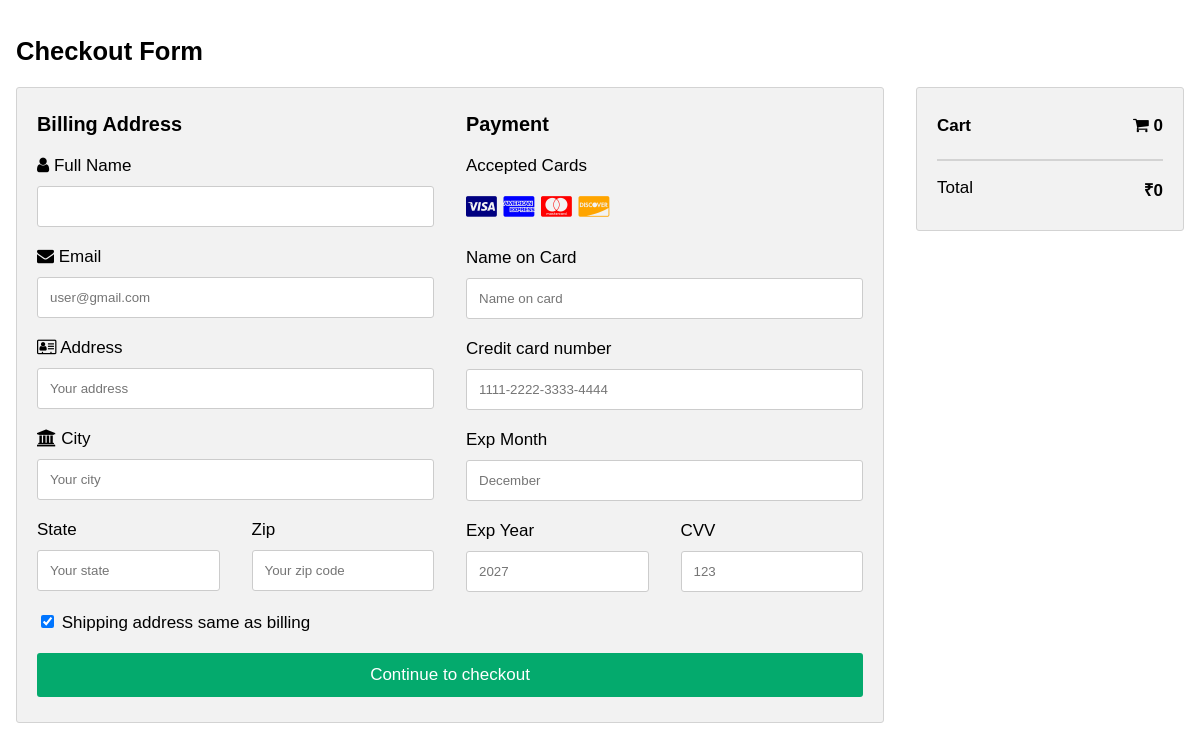
Page /payment/ (signed in) on the earlier database version.
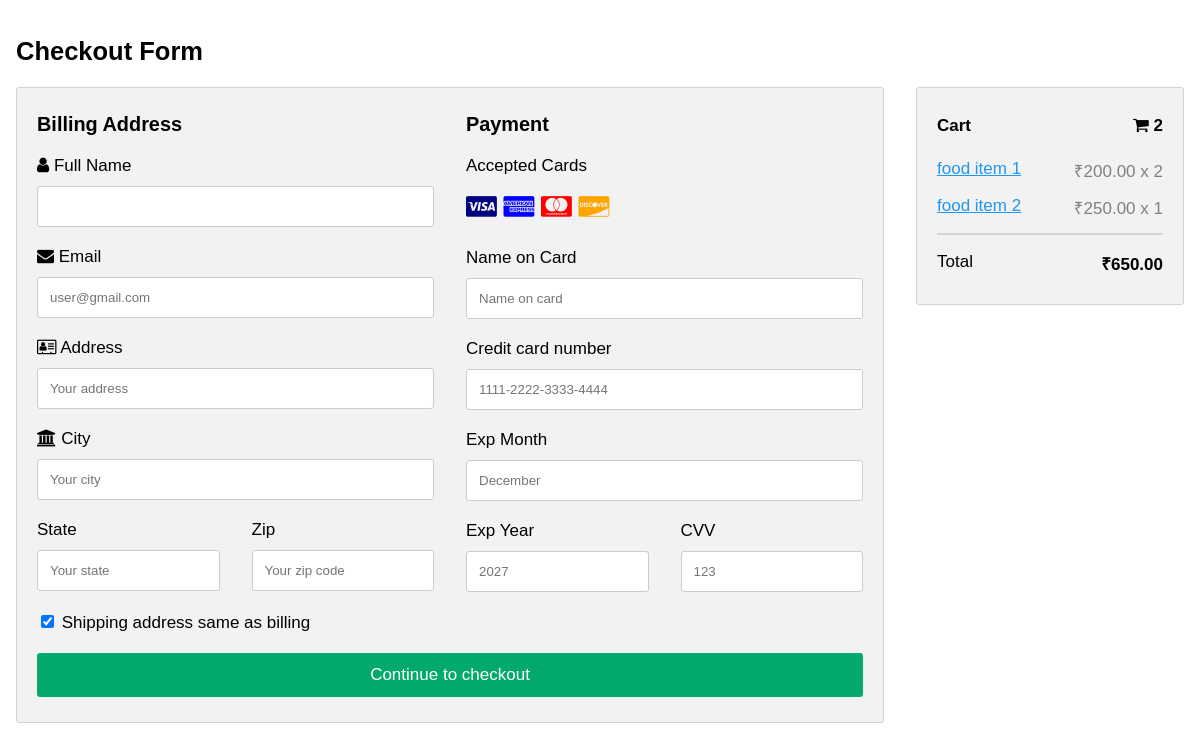
Same page on the later database version.
### customer/models.py (models this page shows, shortened)
class CartItem(models.Model):
    cart = models.ForeignKey(Cart, related_name='items', on_delete=models.CASCADE, default=1)  # Assuming default cart ID 1 exists
    food_item = models.ForeignKey(FoodItem, on_delete=models.CASCADE)
    quantity = models.PositiveIntegerField(default=1)
    def get_total_price(self):
        return self.food_item.price * self.quantity

### restuarant/models.py (models this page shows, shortened)
class FoodItem(models.Model):
    name = models.CharField(max_length=100)
    description = models.TextField()
    price = models.DecimalField(max_digits=10, decimal_places=2)
    restaurant = models.ForeignKey(Restaurant, related_name='food_items', on_delete=models.CASCADE)

### customer/views.py (the view)
# urls.py: path('payment/', views.payment, name='payment'),
@login_required
def payment(request):
    cart, created = Cart.objects.get_or_create(user=request.user, is_active=True)
    cart_items = cart.items.all()
    total_price = sum(item.get_total_price() for item in cart_items)
    return render(request, 'user/payment.html', {
        'cart_items': cart_items,
        'total_price': total_price,
        'user': request.user,
    })

### customer/templates/user/payment.html (shortened to what this page needs)
{% load static %}
<!DOCTYPE html>
<html lang="en">
<head>
<link rel="stylesheet" href="https://cdnjs.cloudflare.com/ajax/libs/font-awesome/4.7.0/css/font-awesome.min.css">
<link rel="stylesheet" href="{% static 'css/payment.css' %}">
</head>
<body>
<h2>Checkout Form</h2>
<div class="row">
  <div class="col-75">
    <div class="container">
      <form action="{% url 'successful_payment' %}" method="POST">
        <div class="row">
          <div class="col-50">
            <h3>Billing Address</h3>
            <label for="fname"><i class="fa fa-user"></i> Full Name</label>
            <input type="text" id="fname" name="firstname" placeholder="{{ user.get_full_name }}" required>
            <label for="email"><i class="fa fa-envelope"></i> Email</label>
            <input type="email" id="email" name="email" placeholder="{{ user.email }}" required>
            <label for="adr"><i class="fa fa-address-card-o"></i> Address</label>
            <input type="text" id="adr" name="address" placeholder="Your address" required>
            <label for="city"><i class="fa fa-institution"></i> City</label>
            <input type="text" id="city" name="city" placeholder="Your city" required>
            <div class="row">
              <div class="col-50">
                <label for="state">State</label>
                <input type="text" id="state" name="state" placeholder="Your state" required>
              </div>
              <div class="col-50">
                <label for="zip">Zip</label>
                <input type="text" id="zip" name="zip" placeholder="Your zip code" required>
              </div>
            </div>
          </div>
          <div class="col-50">
            <h3>Payment</h3>
            <label for="fname">Accepted Cards</label>
            <div class="icon-container">
              <i class="fa fa-cc-visa" style="color:navy;"></i>
              <i class="fa fa-cc-amex" style="color:blue;"></i>
              <i class="fa fa-cc-mastercard" style="color:red;"></i>
              <i class="fa fa-cc-discover" style="color:orange;"></i>
            </div>
            <label for="cname">Name on Card</label>
            <input type="text" id="cname" name="cardname" placeholder="Name on card" required>
            <label for="ccnum">Credit card number</label>
            <input type="text" id="ccnum" name="cardnumber" placeholder="1111-2222-3333-4444" required>
            <label for="expmonth">Exp Month</label>
            <input type="text" id="expmonth" name="expmonth" placeholder="December" required>
            <div class="row">
              <div class="col-50">
                <label for="expyear">Exp Year</label>
                <input type="text" id="expyear" name="expyear" placeholder="2027" required>
              </div>
              <div class="col-50">
                <label for="cvv">CVV</label>
                <input type="text" id="cvv" name="cvv" placeholder="123" required>
              </div>
            </div>
          </div>
        </div>
        <label>
          <input type="checkbox" checked="checked" name="sameadr"> Shipping address same as billing
        </label>
        <input type="submit" value="Continue to checkout" class="btn">
      </form>
    </div>
  </div>
  <div class="col-25">
    <div class="container">
      <h4>Cart <span class="price" style="color:black"><i class="fa fa-shopping-cart"></i> <b>{{ cart_items|length }}</b></span></h4>
      {% for item in cart_items %}
      <p><a href="#">{{ item.food_item.name }}</a> <span class="price">₹{{ item.food_item.price }} x {{ item.quantity }}</span></p>
      {% endfor %}
      <hr>
      <p>Total <span class="price" style="color:black"><b>₹{{ total_price }}</b></span></p>
    </div>
  </div>
</div>
</body>
</html>

Differences in the rows shown:
added CartItem: food_item.name "food item 1", food_item.price "200.00", quantity "2"
added CartItem: food_item.name "food item 2", food_item.price "250.00", quantity "1"
Other differences:
{{ cart_items|length }}: "0" → "2"
{{ total_price }}: "0" → "650.00"
